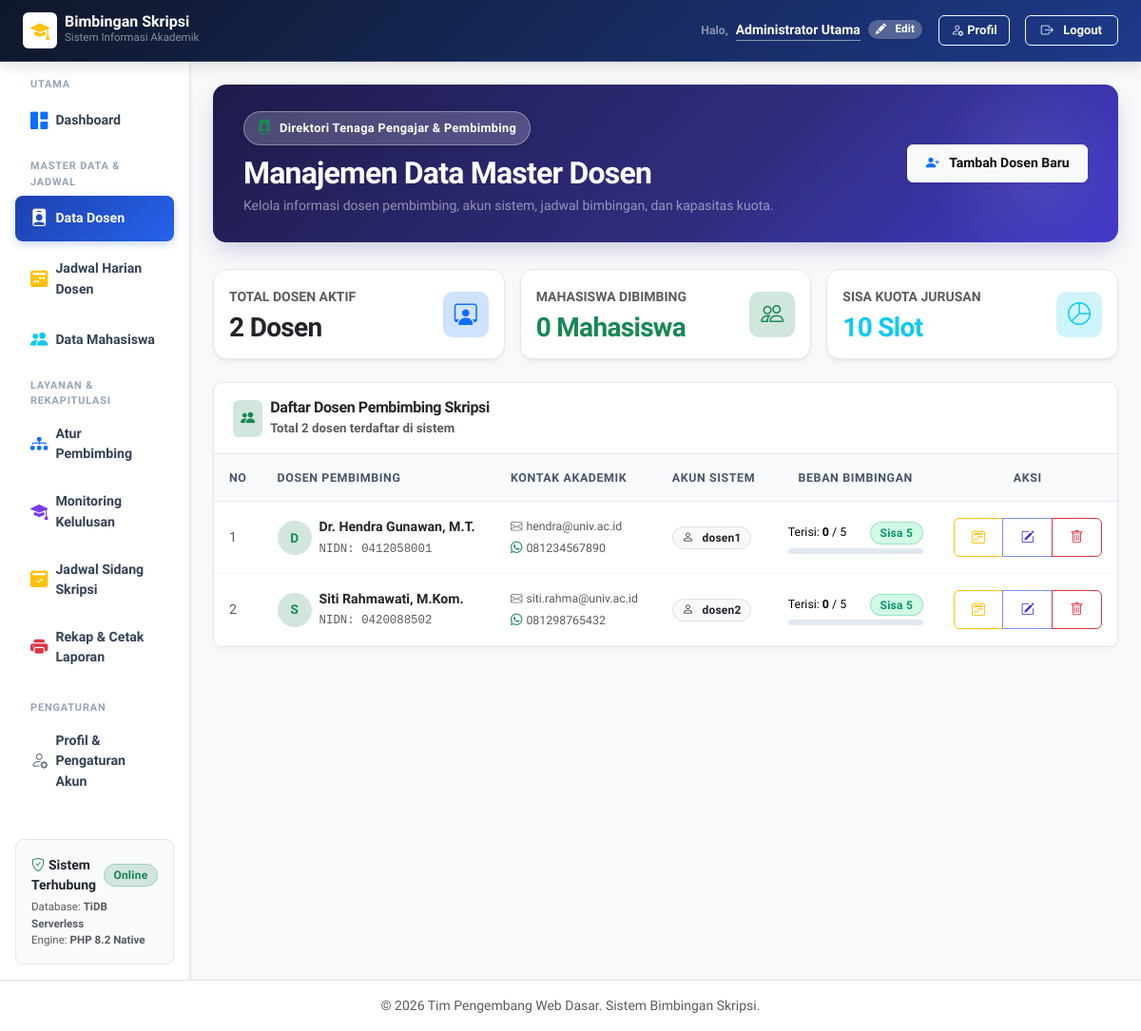
Screenshot of /admin/data_dosen.php (signed in) with the database file from the repository.
### tables this page shows
CREATE TABLE IF NOT EXISTS dosen (
    id INT AUTO_INCREMENT PRIMARY KEY,
    user_id INT NOT NULL,
    nidn VARCHAR(20) NOT NULL UNIQUE,
    nama_dosen VARCHAR(100) NOT NULL,
    email VARCHAR(100) NOT NULL,
    no_whatsapp VARCHAR(20),
    foto_profil VARCHAR(255) DEFAULT 'default.png',
    kuota_bimbingan INT DEFAULT 5,
    created_at TIMESTAMP DEFAULT CURRENT_TIMESTAMP,
    FOREIGN KEY (user_id) REFERENCES users(id) ON DELETE CASCADE
);

CREATE TABLE IF NOT EXISTS users (
    id INT AUTO_INCREMENT PRIMARY KEY,
    username VARCHAR(50) NOT NULL UNIQUE,
    password VARCHAR(255) NOT NULL,
    role ENUM('admin', 'dosen', 'mahasiswa') NOT NULL,
    created_at TIMESTAMP DEFAULT CURRENT_TIMESTAMP
);

### admin/data_dosen.php (the view, shortened to what this page needs)
<?php
require_once '../config/database.php';
$query = "
    SELECT
        d.*,
        u.username,
        COUNT(m.id) AS total_mahasiswa
    FROM dosen d
    INNER JOIN users u ON d.user_id = u.id
    LEFT JOIN mahasiswa m ON d.id = m.dosen_pembimbing_id
    GROUP BY d.id, u.username
    ORDER BY d.nama_dosen ASC
";
$dosen_list = $pdo->query($query)->fetchAll();
$total_kapasitas = 0;
$total_terisi = 0;
foreach ($dosen_list as $row) {
    $total_kapasitas += (int)$row['kuota_bimbingan'];
    $total_terisi += (int)$row['total_mahasiswa'];
}
$total_sisa = $total_kapasitas - $total_terisi;
require_once '../templates/header.php';
require_once '../templates/sidebar_admin.php';
?>
<div class="hero-banner d-flex flex-column flex-md-row justify-content-between align-items-md-center gap-3">
    <div>
        <div class="hero-tag">
            <i class="bi bi-person-badge-fill text-success"></i>
            <span>Direktori Tenaga Pengajar & Pembimbing</span>
        </div>
        <h2 class="fw-bold text-white mb-1">Manajemen Data Master Dosen</h2>
        <p class="text-white-50 small mb-0">Kelola informasi dosen pembimbing, akun sistem, jadwal bimbingan, dan kapasitas kuota.</p>
    </div>
    <div class="d-flex align-items-center gap-2">
        <button type="button" class="btn btn-light shadow-sm fw-bold" data-bs-toggle="modal" data-bs-target="#modalTambahDosen">
            <i class="bi bi-person-plus-fill text-primary me-1"></i> Tambah Dosen Baru
        </button>
    </div>
</div>
<div class="row g-3 mb-4">
    <div class="col-md-4">
        <div class="metric-card p-3">
            <div class="d-flex justify-content-between align-items-center">
                <div>
                    <span class="small text-muted fw-bold text-uppercase">Total Dosen Aktif</span>
                    <h3 class="fw-bold text-dark mb-0 mt-1"><?= count($dosen_list); ?> Dosen</h3>
                </div>
                <div class="metric-icon-box bg-primary-subtle text-primary">
                    <i class="bi bi-person-workspace"></i>
                </div>
            </div>
        </div>
    </div>
    <div class="col-md-4">
        <div class="metric-card p-3">
            <div class="d-flex justify-content-between align-items-center">
                <div>
                    <span class="small text-muted fw-bold text-uppercase">Mahasiswa Dibimbing</span>
                    <h3 class="fw-bold text-success mb-0 mt-1"><?= $total_terisi; ?> Mahasiswa</h3>
                </div>
                <div class="metric-icon-box bg-success-subtle text-success">
                    <i class="bi bi-people"></i>
                </div>
            </div>
        </div>
    </div>
    <div class="col-md-4">
        <div class="metric-card p-3">
            <div class="d-flex justify-content-between align-items-center">
                <div>
                    <span class="small text-muted fw-bold text-uppercase">Sisa Kuota Jurusan</span>
                    <h3 class="fw-bold text-info mb-0 mt-1"><?= $total_sisa; ?> Slot</h3>
                </div>
                <div class="metric-icon-box bg-info-subtle text-info">
                    <i class="bi bi-pie-chart"></i>
                </div>
            </div>
        </div>
    </div>
</div>
<div class="card shadow-sm border-0">
    <div class="card-header bg-white py-3 d-flex justify-content-between align-items-center">
        <div class="d-flex align-items-center gap-2">
            <span class="p-2 rounded bg-success-subtle text-success">
                <i class="bi bi-people-fill"></i>
            </span>
            <div>
                <h6 class="fw-bold mb-0 text-dark">Daftar Dosen Pembimbing Skripsi</h6>
                <small class="text-muted">Total <?= count($dosen_list); ?> dosen terdaftar di sistem</small>
            </div>
        </div>
    </div>
    <div class="card-body p-0">
        <div class="table-responsive">
            <table class="table table-hover align-middle mb-0">
                <thead class="table-light">
                    <tr>
                        <th class="ps-3" style="width: 50px;">No</th>
                        <th>Dosen Pembimbing</th>
                        <th>Kontak Akademik</th>
                        <th>Akun Sistem</th>
                        <th class="text-center" style="min-width: 170px;">Beban Bimbingan</th>
                        <th class="text-center" style="width: 180px;">Aksi</th>
                    </tr>
                </thead>
                <tbody>
                    <?php if (empty($dosen_list)): ?>
                        <tr>
                            <td colspan="6" class="text-center text-muted py-5">
                                <i class="bi bi-person-x fs-2 d-block text-secondary mb-2"></i>
                                Belum ada data dosen tersimpan.
                            </td>
                        </tr>
                    <?php else: ?>
                        <?php
                        $no = 1;
                        foreach ($dosen_list as $row):
                            $bimbingan = (int)$row['total_mahasiswa'];
                            $kuota     = (int)$row['kuota_bimbingan'];
                            $sisa      = $kuota - $bimbingan;
                            $initial   = strtoupper(substr($row['nama_dosen'], 0, 1));
                        ?>
                            <tr>
                                <td class="ps-3 text-muted"><?= $no++; ?></td>
                                <td>
                                    <div class="d-flex align-items-center gap-2">
                                        <div class="avatar-initial bg-success-subtle text-success">
                                            <?= $initial; ?>
                                        </div>
                                        <div>
                                            <div class="fw-bold text-dark"><?= htmlspecialchars($row['nama_dosen']); ?></div>
                                            <span class="font-monospace text-muted small">NIDN: <?= htmlspecialchars($row['nidn']); ?></span>
                                        </div>
                                    </div>
                                </td>
                                <td>
                                    <div class="small text-muted">
                                        <div><i class="bi bi-envelope text-secondary me-1"></i><?= htmlspecialchars($row['email']); ?></div>
                                        <?php if (!empty($row['no_whatsapp'])): ?>
                                            <div class="mt-1"><i class="bi bi-whatsapp text-success me-1"></i><?= htmlspecialchars($row['no_whatsapp']); ?></div>
                                        <?php endif; ?>
                                    </div>
                                </td>
                                <td>
                                    <span class="badge bg-light text-dark border">
                                        <i class="bi bi-person me-1"></i><?= htmlspecialchars($row['username']); ?>
                                    </span>
                                </td>
                                <td>
                                    <div class="d-flex justify-content-between align-items-center small mb-1">
                                        <span>Terisi: <strong><?= $bimbingan; ?></strong> / <?= $kuota; ?></span>
                                        <span class="badge <?= ($sisa > 0) ? 'bg-success' : 'bg-danger'; ?>">
                                            <?= ($sisa > 0) ? "Sisa {$sisa}" : 'Penuh'; ?>
                                        </span>
                                    </div>
                                    <div class="progress" style="height: 6px;">
                                    </div>
                                </td>
                                <td class="text-center">
                                    <div class="btn-group btn-group-sm">
                                        <a href="jadwal_dosen.php?dosen_id=<?= $row['id']; ?>" class="btn btn-outline-warning" title="Atur Jadwal Bimbingan">
                                            <i class="bi bi-calendar2-week"></i>
                                        </a>
                                        <button type="button" class="btn btn-outline-primary btn-edit"
                                                data-bs-toggle="modal"
                                                data-bs-target="#modalEditDosen"
                                                data-id="<?= $row['id']; ?>"
                                                data-userid="<?= $row['user_id']; ?>"
                                                data-nidn="<?= htmlspecialchars($row['nidn']); ?>"
                                                data-nama="<?= htmlspecialchars($row['nama_dosen']); ?>"
                                                data-email="<?= htmlspecialchars($row['email']); ?>"
                                                data-wa="<?= htmlspecialchars($row['no_whatsapp']); ?>"
                                                data-kuota="<?= $row['kuota_bimbingan']; ?>"
                                                data-username="<?= htmlspecialchars($row['username']); ?>"
                                                title="Edit Dosen">
                                            <i class="bi bi-pencil-square"></i>
                                        </button>
                                        <button type="button" class="btn btn-outline-danger btn-delete"
                                                data-bs-toggle="modal"
                                                data-bs-target="#modalHapusDosen"
                                                data-userid="<?= $row['user_id']; ?>"
                                                data-nama="<?= htmlspecialchars($row['nama_dosen']); ?>"
                                                title="Hapus Dosen">
                                            <i class="bi bi-trash"></i>
                                        </button>
                                    </div>
                                </td>
                            </tr>
                        <?php endforeach; ?>
                    <?php endif; ?>
                </tbody>
            </table>
        </div>
    </div>
</div>
<?php
require_once '../templates/footer.php';
?>

### rows the page displays
dosen: nama_dosen "D", nama_dosen "Dr. Hendra Gunawan, M.T.", nidn "0412058001", email "hendra@univ.ac.id", no_whatsapp "081234567890", user.username "dosen1", bimbingan "0", kuota_bimbingan "5"
dosen: nama_dosen "S", nama_dosen "Siti Rahmawati, M.Kom.", nidn "0420088502", email "siti.rahma@univ.ac.id", no_whatsapp "081298765432", user.username "dosen2", bimbingan "0", kuota_bimbingan "5"

### other values shown
$_SESSION['nama_lengkap'] "Administrator Utama"
count($dosen_list) "2"
$total_terisi "0"
$total_sisa "10"
